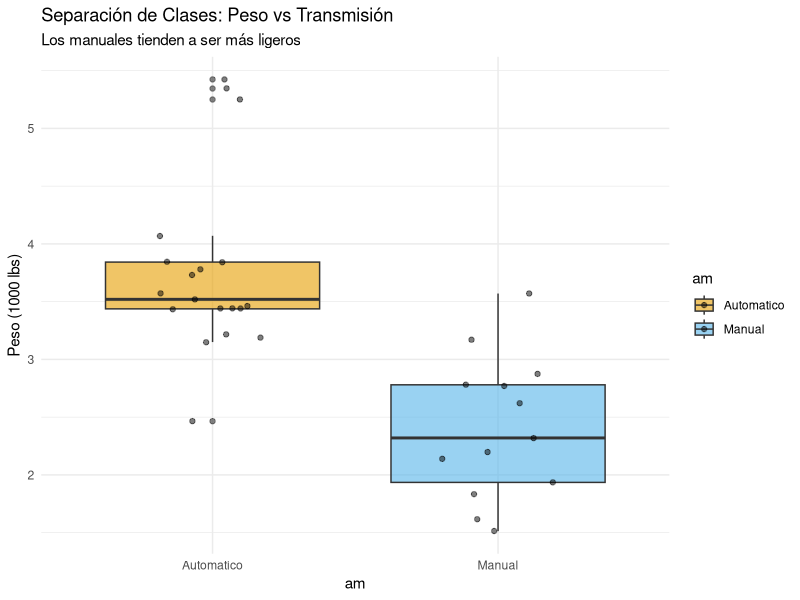
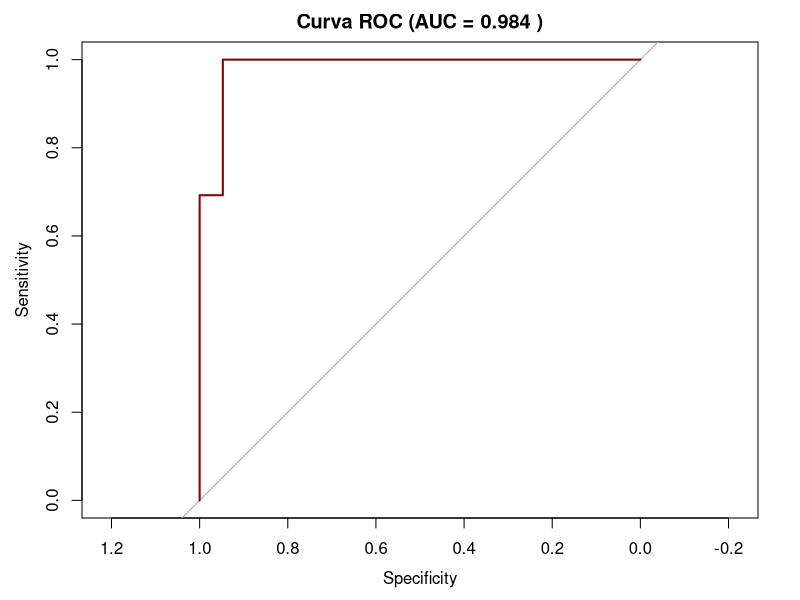
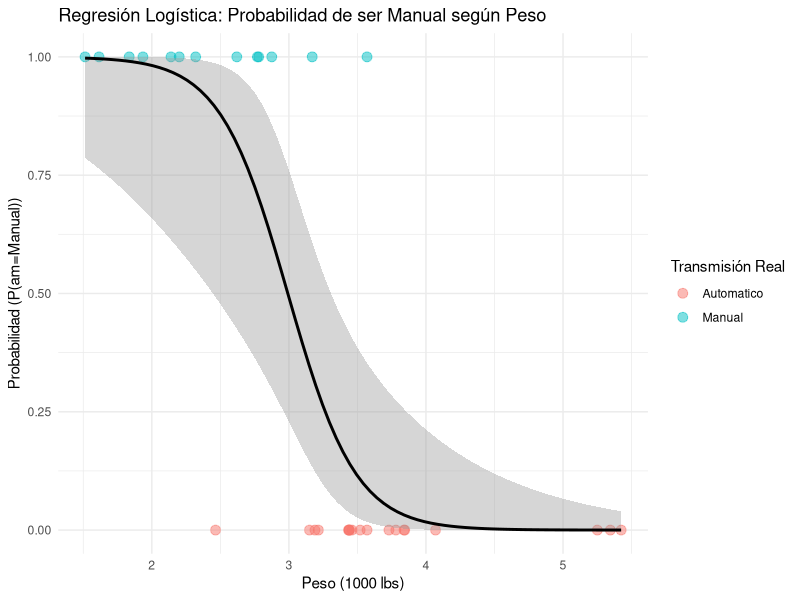

Generate these figures, in order, with R:
# =============================================================================
# REGRESIÓN LOGÍSTICA BINARIA (GLM)
# =============================================================================

# 1. LIBRERÍAS
install.packages(c("tidyverse","caret","pROC","car","pscl"))
library(tidyverse)
library(caret)      
library(pROC)       
library(car)        
library(pscl)       

data("mtcars")

# 2. PREPARACIÓN Y AED

df_log <- mtcars %>%
  select(am, wt, hp, qsec) %>% 
  mutate(am = factor(am, levels = c(0, 1), labels = c("Automatico", "Manual")))

# A. Visualización de la Separación de Clases

p1 <- ggplot(df_log, aes(x = am, y = wt, fill = am)) +
  geom_boxplot(alpha = 0.6) +
  geom_jitter(width = 0.2, alpha = 0.5) +
  scale_fill_manual(values = c("#E69F00", "#56B4E9")) +
  labs(title = "Separación de Clases: Peso vs Transmisión",
       subtitle = "Los manuales tienden a ser más ligeros",
       y = "Peso (1000 lbs)") +
  theme_minimal()
print(p1)

# B. Tabla de Contingencia base (si tuviéramos variables categóricas)
print(table(df_log$am))


# =============================================================================
# 3. AJUSTE DEL MODELO (GLM BINOMIAL)
# =============================================================================
modelo_logit <- glm(am ~ wt + hp, family = "binomial", data = df_log)

summary_logit <- summary(modelo_logit)
print(summary_logit)

# =============================================================================
# 4. INTERPRETACIÓN ESTADÍSTICA (ODDS RATIOS)
# =============================================================================

or_table <- exp(cbind(OR = coef(modelo_logit), confint(modelo_logit)))
print(round(or_table, 4))

# =============================================================================
# 5. DIAGNÓSTICO Y BONDAD DE AJUSTE
# =============================================================================
# A. Multicolinealidad (VIF)
print(vif(modelo_logit))

# B. Pseudo R-Cuadrado (McFadden)
# Valores entre 0.2 y 0.4 indican un ajuste excelente.
r2_mcfadden <- pR2(modelo_logit)["McFadden"]
print(r2_mcfadden)

# =============================================================================
# 6. EVALUACIÓN DE PREDICCIÓN (CLASIFICACIÓN)
# =============================================================================

# A. Probabilidades Predichas
probabilidades <- predict(modelo_logit, type = "response")

# B. Curva ROC y AUC (Area Under Curve)
roc_obj <- roc(df_log$am, probabilidades)
auc_val <- auc(roc_obj)

cat(paste("AUC (Area Under Curve):", round(auc_val, 4), "\n"))
if(auc_val > 0.9) cat("--> Discriminación Sobresaliente.\n")

# Graficamos ROC
plot(roc_obj, main = paste("Curva ROC (AUC =", round(auc_val, 3), ")"),
     col = "darkred", lwd = 2)

# C. Matriz de Confusión (Umbral de corte = 0.5)
clase_predicha <- ifelse(probabilidades > 0.5, "Manual", "Automatico")
clase_predicha <- factor(clase_predicha, levels = c("Automatico", "Manual"))

cm <- confusionMatrix(clase_predicha, df_log$am)
print(cm$table)
cat("\nAccuracy (Exactitud Global):", round(cm$overall['Accuracy'], 3), "\n")


# =============================================================================
# 7. VISUALIZACIÓN DE LA CURVA SIGMOIDE
# =============================================================================
ggplot(df_log, aes(x = wt, y = as.numeric(am) - 1)) +
  geom_point(alpha = 0.5, size = 3, aes(color = am)) +
  stat_smooth(method = "glm", method.args = list(family = "binomial"), 
              color = "black", se = TRUE) +
  labs(title = "Regresión Logística: Probabilidad de ser Manual según Peso",
       y = "Probabilidad (P(am=Manual))",
       x = "Peso (1000 lbs)",
       color = "Transmisión Real") +
  theme_minimal()
